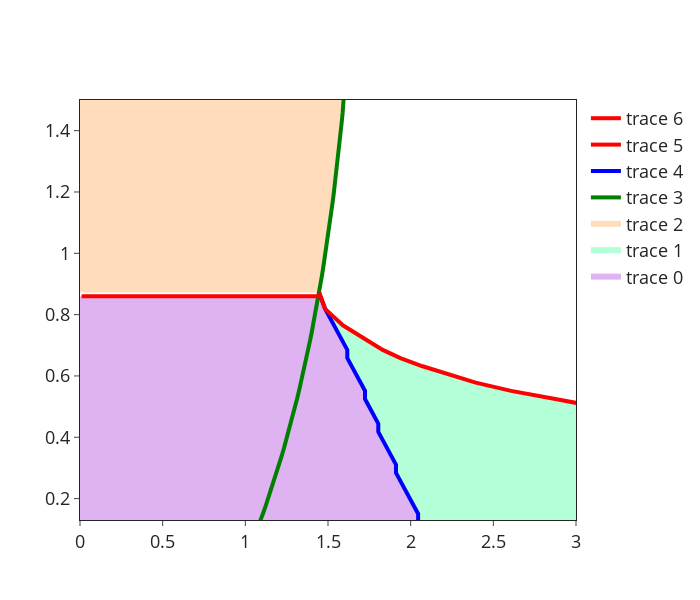

Here is the notebook cell this chart was saved with:
### Code cell
### figure 3 background
# params = {}
# # stiff genes
# res = 200
# params = {}
# params['kc'] = 1.
# params['km'] = 'stiff'
# params['n'] = 3
# params['m0'] = 1.
# params['x0'] = 1.; params['a0'] = 0.5; params['xtt'] = 0.;
# params['x_c'] = x_crit(params['n'])

# x_space = np.linspace(0, 3., res)
# a_space = np.linspace(0.2, 3.5, res)
# m_space = np.linspace(0., 3., res)

# a_c = alpha_crit(m_space, params)

gfig = plot_PD_rates(capture2minima, capmax, capture_mvals, m_space, a_space, params)

gfig.show()
saveall=True
if saveall:
    direc = os.getcwd() + '/../figures_v2/figure3_timetraj/'

    fname1 = direc + "blank_PD_rates_v1.png"
    print(fname1)
#     fig.savefig(fname1, format='png', dpi=600)
    gfig.write_image(fname1, scale = 1.5, engine='kaleido')
